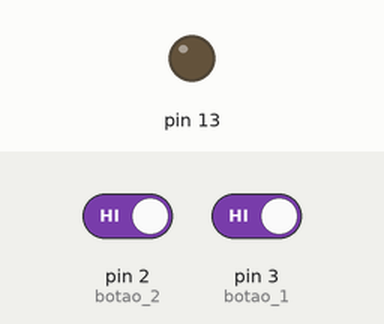
The sketch below on a simulated Arduino Uno, built with avr-gcc and run on an emulated ATmega328P. On the bench: output pins drawn as LEDs (lit = HIGH). The inputs (shaded band) are chosen by the test bench; at power-on: pin 2 (botao_2) HIGH, pin 3 (botao_1) HIGH.

Above: at 1.2 s.
1.3 s: pin 2 (botao_2) driven LOW and pin 3 (botao_1) driven LOW
At 2.3 s:
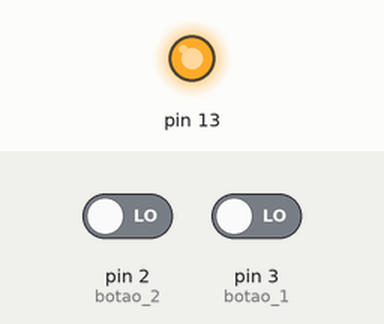
2.8 s: pin 2 (botao_2) driven HIGH
At 3.5 s:
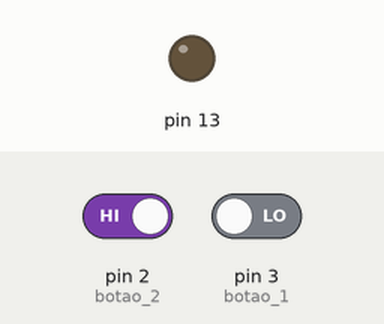
4.3 s: pin 2 (botao_2) driven LOW
At 4.6 s:
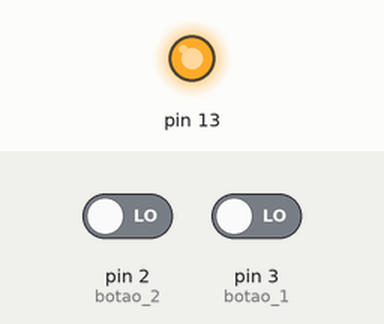
Timing chart, 0 to 7.3 s (numbered marks = the images above; inputs shaded):
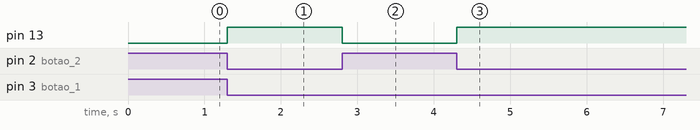

Measured:
- after the input at 1.3 s, pin 13: LOW → HIGH at once
- after the input at 2.8 s, pin 13: HIGH → LOW at once
- after the input at 4.3 s, pin 13: LOW → HIGH at once

The sketch:

AND.ino
```cpp
/**
operador lógico AND
 @author Diego
 */

 //variaveis (numericas (numeros inteiros))
 int botao1, botao2;

 //
 void setup() {
  pinMode(13, OUTPUT);
  pinMode(3, INPUT_PULLUP); // botao 1
  pinMode(2, INPUT_PULLUP); // botao 2
  Serial.begin(9600); //habilita a comunicação serial arduino <-> PC
  // put your setup code here, to run once:

}

void loop() {
  //digitalWrite(13, 1); //0: desligado 1: ligado *teste
  //entrada
  botao1 = digitalRead(3);
  botao2 = digitalRead(2);
  //Serial.println(botao1);
  //Serial.println(botao2); apresenta a leitura no terminal 0 = pressionado / 1 = livre
  //processamento/saida
  if (botao1 == 0 && botao2 == 0) {
    digitalWrite (13, 1);
  }
  else{
    digitalWrite (13, 0);
  }
  // put your main code here, to run repeatedly:


}
```
